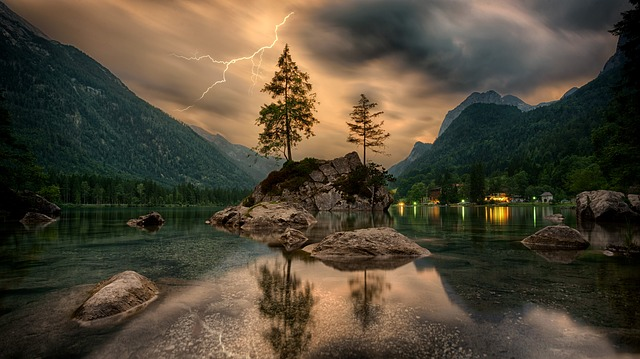
#> input picture data/images/nature-640.jpg, 640 x 359 px
$ python cartoon.py   (older library calls are emulated)
#> lines starting #> are read from the running program, lines starting #| are printed output that depends on the picture
#> further down, image is the input picture: shape (359, 640, 3); mean B, G, R 54.4, 71.1, 79.8
# Import required packages:
import cv2
import matplotlib.pyplot as plt


def show_with_matplotlib(color_img, title, pos):
    """Shows an image using matplotlib capabilities"""

    # Convert BGR image to RGB:
    img_RGB = color_img[:, :, ::-1]

    ax = plt.subplot(2, 4, pos)
    plt.imshow(img_RGB)
    plt.title(title)
    plt.axis('off')


def sketch_image(img):
    """Sketches the image applying a laplacian operator to detect the edges"""

    # Convert to gray scale
    img_gray = cv2.cvtColor(img, cv2.COLOR_BGR2GRAY)
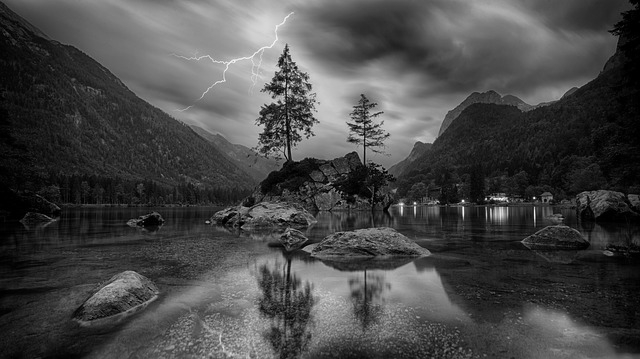
#> img_gray: shape (359, 640); min 0, max 248, mean 71.8

    # Apply median filter
    #img_gray = cv2.GaussianBlur(img_gray, (0,0), 1)

    # Detect edges using cv2.Laplacian()
    edges = cv2.Laplacian(img_gray, cv2.CV_8U, ksize=5)
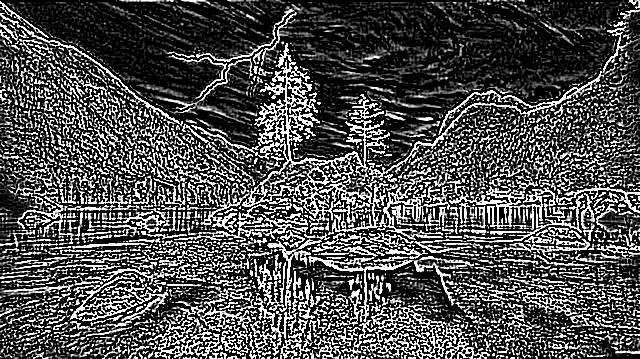
#> edges: shape (359, 640); min 0, max 255, mean 78.9

    # Threshold the edges image:
    #ret, thresholded = cv2.threshold(edges, 50, 255, cv2.THRESH_BINARY)

    return 255-edges
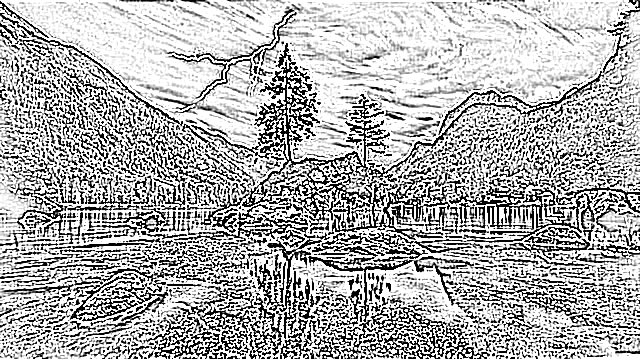
#> returned value: shape (359, 640); min 0, max 255, mean 176.1


def cartonize_image(img, gray_mode=False):
    """Cartoonizes the image applying cv2.bilateralFilter()"""
#> called with gray_mode = False

    # Get the sketch:
    thresholded = sketch_image(img)

    # Apply bilateral filter with "big numbers" to get the cartoonized effect:
    filtered = cv2.bilateralFilter(img, 10, 250, 250)

    # Perform 'bitwise and' with the thresholded img as mask in order to set these values to the output
    cartoonized = cv2.bitwise_and(filtered, filtered, mask=thresholded)
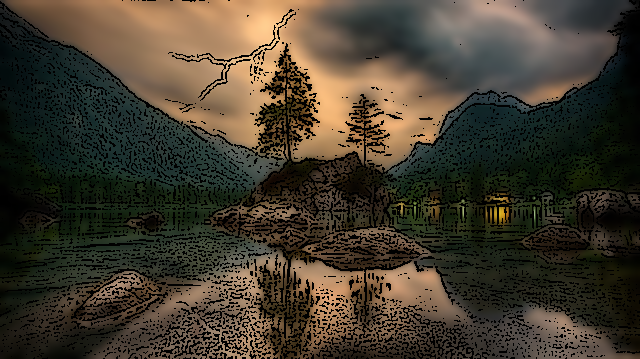
#> cartoonized: shape (359, 640, 3); mean B, G, R 45.9, 59.3, 66.7

    if gray_mode:
        return cv2.cvtColor(cartoonized, cv2.COLOR_BGR2GRAY)

    return cartoonized


# Create the dimensions of the figure and set title:
plt.figure(figsize=(14, 6))
plt.suptitle("Cartoonizing images", fontsize=14, fontweight='bold')

# Load image:
image = cv2.imread('data/images/nature-640.jpg')

# Call the created functions for sketching and cartoonizing images:
custom_sketch_image = sketch_image(image)
custom_cartonized_image = cartonize_image(image)
custom_cartonized_image_gray = cartonize_image(image, True)
#> call 2 of cartonize_image, with gray_mode = True
#> in cartonize_image (call 2), `return cv2.cvtColor(cartoonized, cv2.COLOR_BGR2GRAY)`:
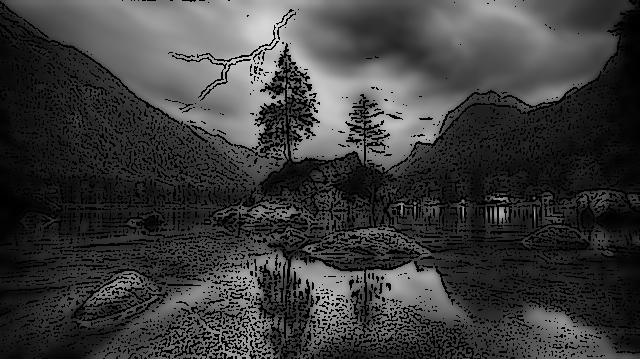
#> returned value: shape (359, 640); min 0, max 214, mean 60

# Call the OpenCV functions to get a similar output:
sketch_gray, sketch_color = cv2.pencilSketch(image, sigma_s=30, sigma_r=0.1, shade_factor=0.1)
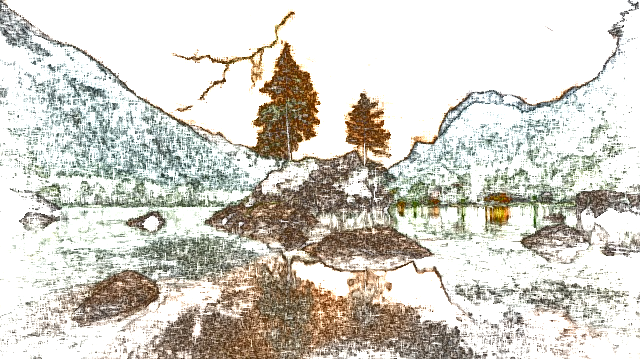
#> sketch_color: shape (359, 640, 3); mean B, G, R 199.9, 208.2, 211.3
stylizated_image = cv2.stylization(image, sigma_s=60, sigma_r=0.07)
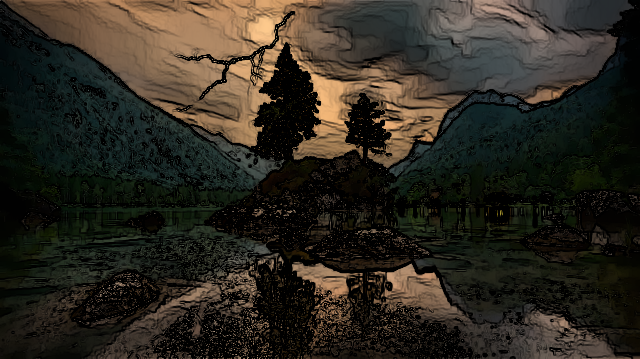
#> stylizated_image: shape (359, 640, 3); mean B, G, R 32, 40.7, 45

# Display all the resulting images:
#show_with_matplotlib(image, "image", 1)

cv2.imshow('im', cv2.cvtColor(custom_sketch_image, cv2.COLOR_GRAY2BGR))
cv2.waitKey(0)
# [8 lines of commented-out code are left out]

$ run again, with data/images/aga.jpg copied over data/images/nature-640.jpg
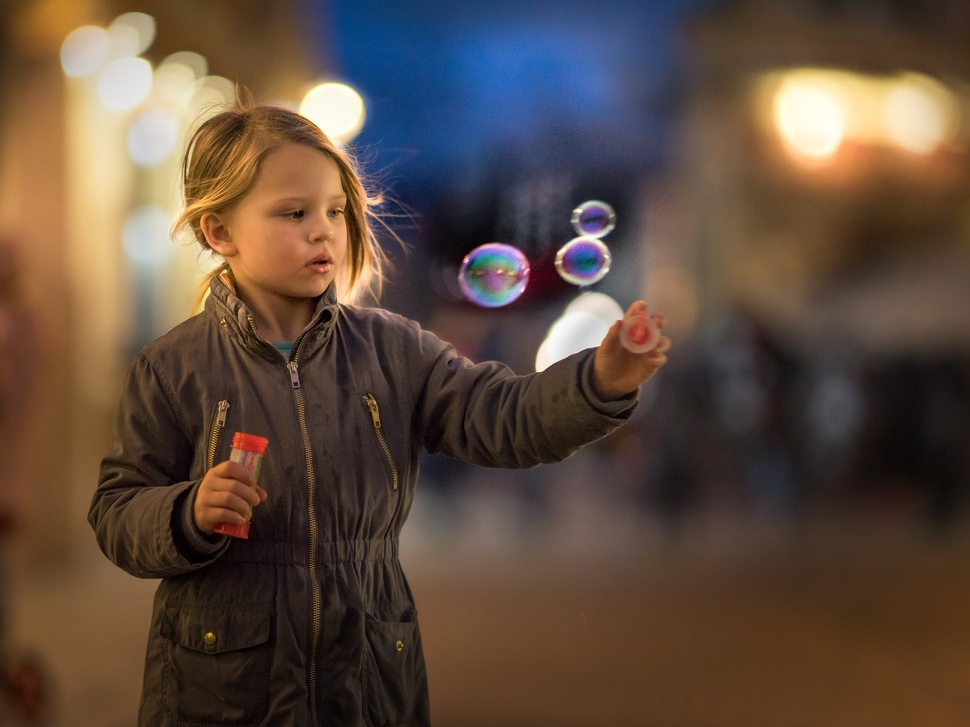
#> input picture data/images/aga.jpg, 970 x 727 px, shrunk from 2048 x 1536 before the run
#> image is the input picture: shape (727, 970, 3); mean B, G, R 62.7, 75.6, 94.3
#> `sketch_gray, sketch_color = cv2.pencilSketch(image, sigma_s=30, sigma_..`:
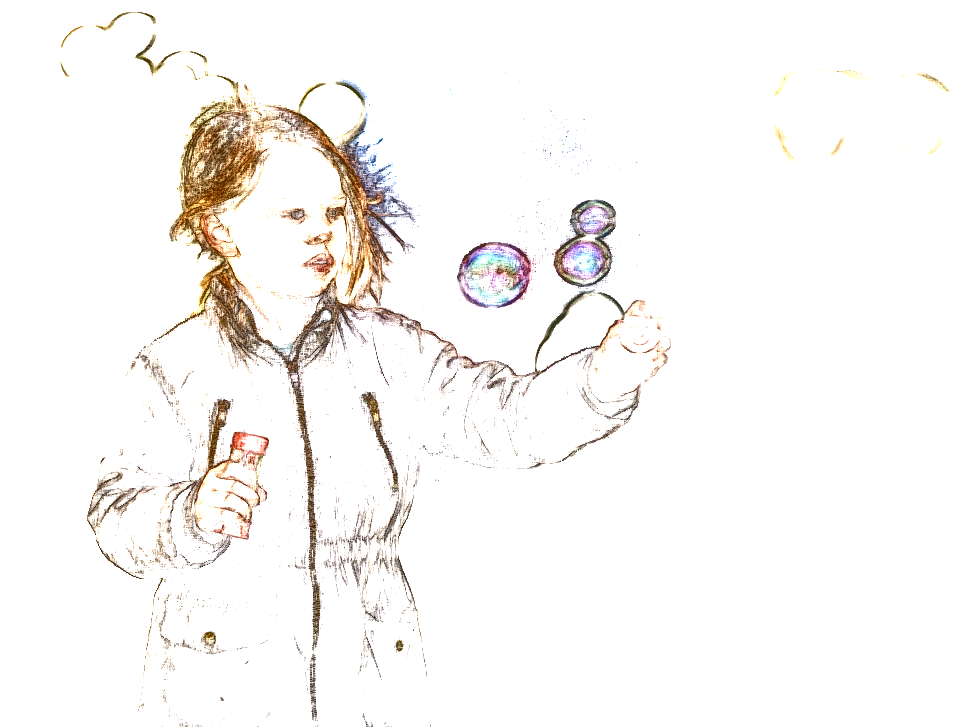
#> sketch_color: shape (727, 970, 3); mean B, G, R 244.8, 246.6, 248.7
#> `stylizated_image = cv2.stylization(image, sigma_s=60, sigma_r=0.07)`:
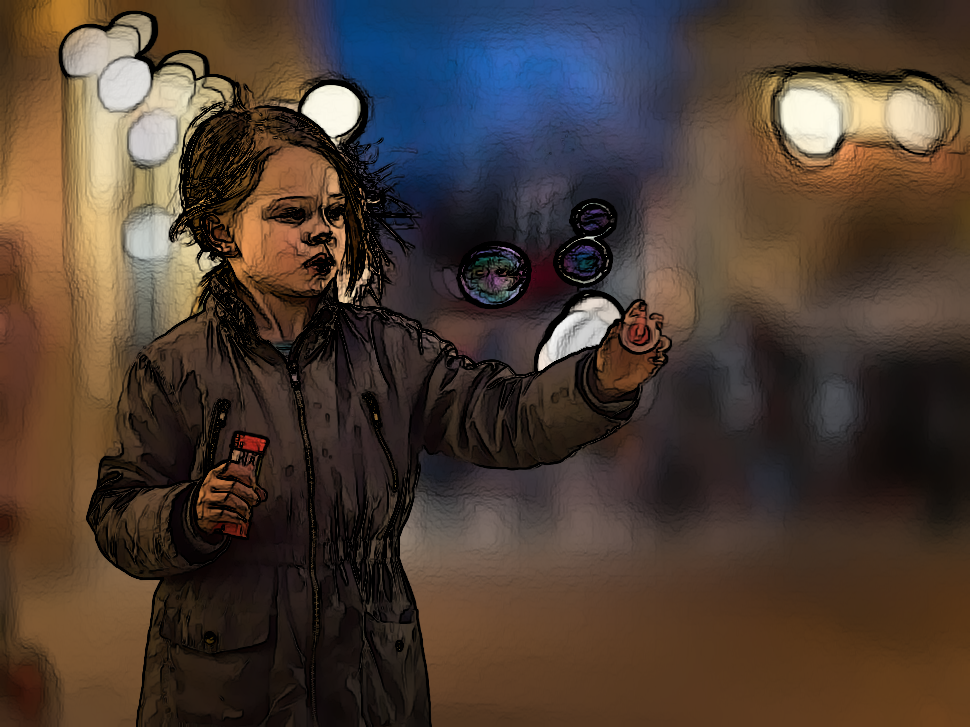
#> stylizated_image: shape (727, 970, 3); mean B, G, R 51.3, 61.1, 75.8
